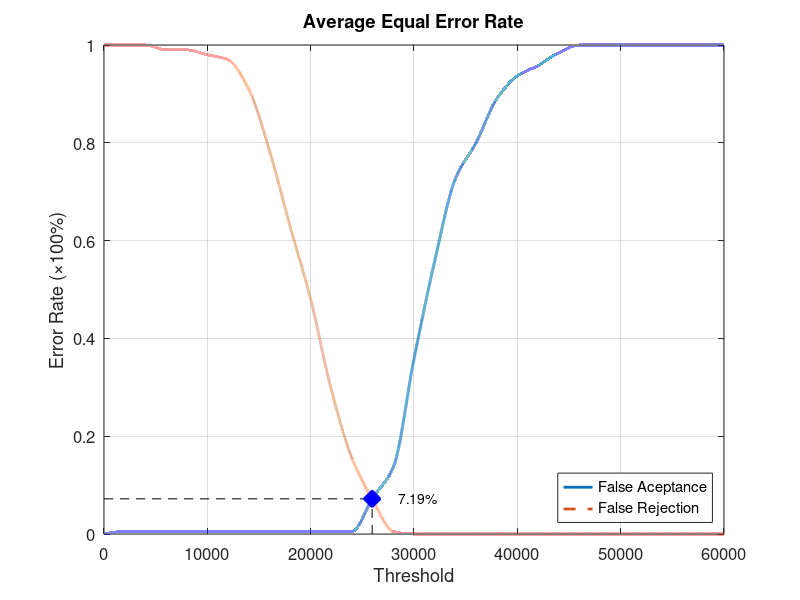
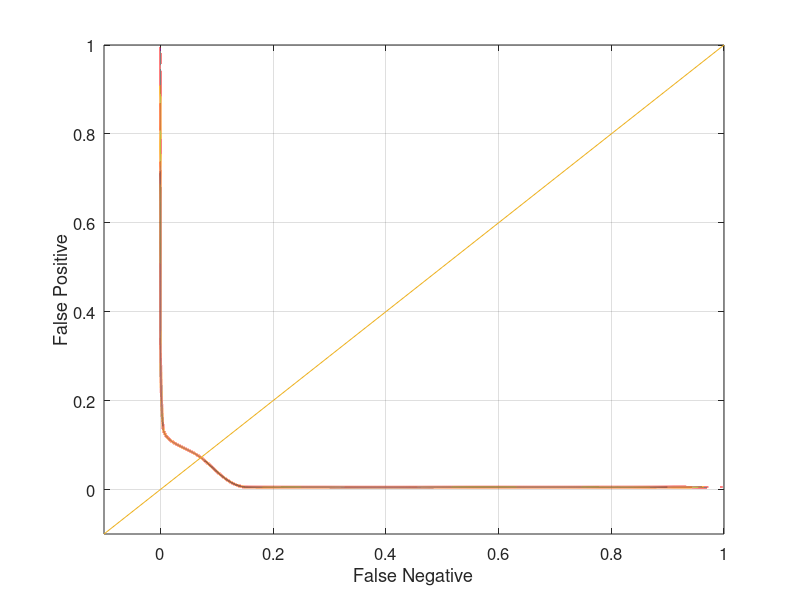

Write MATLAB code to recreate these figures, in order.
function yEER = Database2_4
close all;
clear;
clc;
x = 0:2000:60000;
xq = 0:0.5:60000;

y0 = [0 0.00526316 0.00526316 0.00526316 0.00526316 0.00526316 0.00526316 0.00526316 0.00526316 0.00526316 0.00526316 0.00526316 0.00526316 0.0736842 0.136842 0.357895 0.557895 0.726316 0.8 0.889474 0.936842 0.957895 0.984211 1 1 1 1 1 1 1 1];
yy0 = interp1(x, y0, xq, 'pchip');
y1 = [1 1 1 0.99 0.99 0.98 0.97 0.91 0.785 0.63 0.48 0.295 0.155 0.07 0.005 0 0 0 0 0 0 0 0 0 0 0 0 0 0 0 0];
yy1 = interp1(x, y1, xq, 'pchip');

% Calculating EER: 
y2 = abs(y0 - y1);
find(y2 == min(y2))
yy2 = abs(yy0 - yy1);
xEER = find(yy2 == min(yy2));
xEERIndex = xq(xEER) % X-axis EER
yEER = yy0(xEER) % Y-axis EER

main = figure
plot(xq, yy0,'-','LineWidth', 2);	hold on
plot(xq, yy1,'--','LineWidth', 2);	hold on
plot([xEERIndex xEERIndex], [0 yEER], 'k--');	hold on
plot([0 xEERIndex], [yEER yEER], 'k--');	hold on
plot(xEERIndex, yEER, 'bx', 'LineWidth', 10);	hold on
text(xEERIndex + 10 * xEERIndex / 100, yEER, [num2str(round((10000 * yEER)) / 100) '%'])
legend('False Aceptance', 'False Rejection', 'Location', 'SouthEast')
xlabel('Threshold')
ylabel('Error Rate (\times100%)')
title('Average Equal Error Rate')
set(gca, 'FontSize', 12)
axis([0 60000 0 1])
grid on

print(main, 'Database2_4Main', '-dpng');
FNRxFPR = figure('Color', [1 1 1]);
plot(yy1, yy0, '-', yy1, yy0, 'LineWidth', 2);
hold on
y = -0.1:0.1:1
plot(y, y); 
set(gca, 'FontSize', 12)
xlabel('False Negative')
ylabel('False Positive')
axis([-0.1 1 -0.1 1])
set(gca, 'FontSize', 12)
grid on

print(FNRxFPR, 'Database2_4FNRxFPR','-dpng');
end
